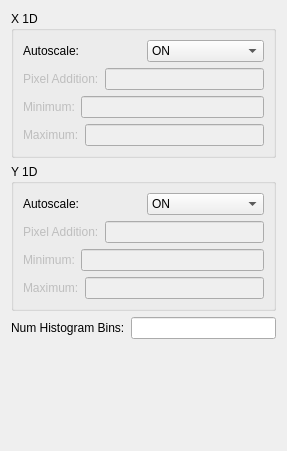
<?xml version="1.0" encoding="UTF-8"?>
<ui version="4.0">
 <class>CentroidPlotsConfigForm</class>
 <widget class="QWidget" name="CentroidPlotsConfigForm">
  <property name="geometry">
   <rect>
    <x>0</x>
    <y>0</y>
    <width>287</width>
    <height>451</height>
   </rect>
  </property>
  <property name="windowTitle">
   <string>Form</string>
  </property>
  <layout class="QGridLayout" name="gridLayout">
   <item row="0" column="0">
    <widget class="QGroupBox" name="xCentroidGroupBox">
     <property name="title">
      <string>X 1D</string>
     </property>
     <layout class="QVBoxLayout" name="verticalLayout_2">
      <item>
       <layout class="QHBoxLayout" name="horizontalLayout_9">
        <item>
         <widget class="QLabel" name="autoscaleXLabel">
          <property name="text">
           <string>Autoscale:</string>
          </property>
          <property name="buddy">
           <cstring>autoscaleXComboBox</cstring>
          </property>
         </widget>
        </item>
        <item>
         <widget class="QComboBox" name="autoscaleXComboBox">
          <property name="currentIndex">
           <number>2</number>
          </property>
          <item>
           <property name="text">
            <string>OFF</string>
           </property>
          </item>
          <item>
           <property name="text">
            <string>PARTIAL</string>
           </property>
          </item>
          <item>
           <property name="text">
            <string>ON</string>
           </property>
          </item>
         </widget>
        </item>
       </layout>
      </item>
      <item>
       <layout class="QHBoxLayout" name="horizontalLayout_8">
        <item>
         <widget class="QLabel" name="pixelAdditionXLabel">
          <property name="enabled">
           <bool>false</bool>
          </property>
          <property name="text">
           <string>Pixel Addition:</string>
          </property>
          <property name="buddy">
           <cstring>pixelAdditionXLineEdit</cstring>
          </property>
         </widget>
        </item>
        <item>
         <widget class="QLineEdit" name="pixelAdditionXLineEdit">
          <property name="enabled">
           <bool>false</bool>
          </property>
         </widget>
        </item>
       </layout>
      </item>
      <item>
       <layout class="QHBoxLayout" name="horizontalLayout_5">
        <item>
         <widget class="QLabel" name="minXLimitLabel">
          <property name="enabled">
           <bool>false</bool>
          </property>
          <property name="text">
           <string>Minimum:</string>
          </property>
          <property name="buddy">
           <cstring>minXLimitLineEdit</cstring>
          </property>
         </widget>
        </item>
        <item>
         <widget class="QLineEdit" name="minXLimitLineEdit">
          <property name="enabled">
           <bool>false</bool>
          </property>
         </widget>
        </item>
       </layout>
      </item>
      <item>
       <layout class="QHBoxLayout" name="horizontalLayout_4">
        <item>
         <widget class="QLabel" name="maxXLimitLabel">
          <property name="enabled">
           <bool>false</bool>
          </property>
          <property name="text">
           <string>Maximum:</string>
          </property>
          <property name="buddy">
           <cstring>maxXLimitLineEdit</cstring>
          </property>
         </widget>
        </item>
        <item>
         <widget class="QLineEdit" name="maxXLimitLineEdit">
          <property name="enabled">
           <bool>false</bool>
          </property>
         </widget>
        </item>
       </layout>
      </item>
     </layout>
    </widget>
   </item>
   <item row="1" column="0">
    <widget class="QGroupBox" name="yCentroidGroupBox">
     <property name="title">
      <string>Y 1D</string>
     </property>
     <layout class="QVBoxLayout" name="verticalLayout">
      <item>
       <layout class="QHBoxLayout" name="horizontalLayout_3">
        <item>
         <widget class="QLabel" name="autoscaleYLabel">
          <property name="text">
           <string>Autoscale:</string>
          </property>
          <property name="buddy">
           <cstring>autoscaleYComboBox</cstring>
          </property>
         </widget>
        </item>
        <item>
         <widget class="QComboBox" name="autoscaleYComboBox">
          <property name="currentIndex">
           <number>2</number>
          </property>
          <item>
           <property name="text">
            <string>OFF</string>
           </property>
          </item>
          <item>
           <property name="text">
            <string>PARTIAL</string>
           </property>
          </item>
          <item>
           <property name="text">
            <string>ON</string>
           </property>
          </item>
         </widget>
        </item>
       </layout>
      </item>
      <item>
       <layout class="QHBoxLayout" name="horizontalLayout_6">
        <item>
         <widget class="QLabel" name="pixelAdditionYLabel">
          <property name="enabled">
           <bool>false</bool>
          </property>
          <property name="text">
           <string>Pixel Addition:</string>
          </property>
          <property name="buddy">
           <cstring>pixelAdditionYLineEdit</cstring>
          </property>
         </widget>
        </item>
        <item>
         <widget class="QLineEdit" name="pixelAdditionYLineEdit">
          <property name="enabled">
           <bool>false</bool>
          </property>
         </widget>
        </item>
       </layout>
      </item>
      <item>
       <layout class="QHBoxLayout" name="horizontalLayout_2">
        <item>
         <widget class="QLabel" name="minYLimitLabel">
          <property name="enabled">
           <bool>false</bool>
          </property>
          <property name="text">
           <string>Minimum:</string>
          </property>
          <property name="buddy">
           <cstring>minYLimitLineEdit</cstring>
          </property>
         </widget>
        </item>
        <item>
         <widget class="QLineEdit" name="minYLimitLineEdit">
          <property name="enabled">
           <bool>false</bool>
          </property>
         </widget>
        </item>
       </layout>
      </item>
      <item>
       <layout class="QHBoxLayout" name="horizontalLayout">
        <item>
         <widget class="QLabel" name="maxYLimitLabel">
          <property name="enabled">
           <bool>false</bool>
          </property>
          <property name="text">
           <string>Maximum:</string>
          </property>
          <property name="buddy">
           <cstring>maxYLimitLineEdit</cstring>
          </property>
         </widget>
        </item>
        <item>
         <widget class="QLineEdit" name="maxYLimitLineEdit">
          <property name="enabled">
           <bool>false</bool>
          </property>
         </widget>
        </item>
       </layout>
      </item>
     </layout>
    </widget>
   </item>
   <item row="2" column="0">
    <layout class="QHBoxLayout" name="horizontalLayout_7">
     <item>
      <widget class="QLabel" name="numHistoBinsLabel">
       <property name="text">
        <string>Num Histogram Bins:</string>
       </property>
       <property name="buddy">
        <cstring>numHistoBinsLineEdit</cstring>
       </property>
      </widget>
     </item>
     <item>
      <widget class="QLineEdit" name="numHistoBinsLineEdit"/>
     </item>
    </layout>
   </item>
   <item row="3" column="0">
    <spacer name="verticalSpacer">
     <property name="orientation">
      <enum>Qt::Vertical</enum>
     </property>
     <property name="sizeHint" stdset="0">
      <size>
       <width>20</width>
       <height>40</height>
      </size>
     </property>
    </spacer>
   </item>
  </layout>
  <zorder>yCentroidGroupBox</zorder>
  <zorder>xCentroidGroupBox</zorder>
  <zorder>verticalSpacer</zorder>
 </widget>
 <resources/>
 <connections/>
</ui>
